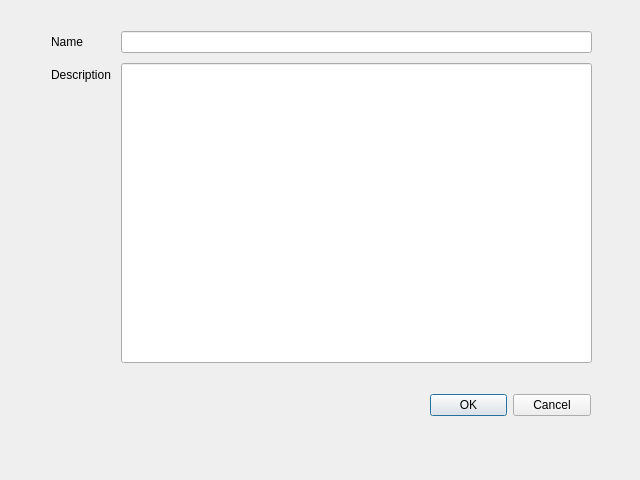
<?xml version="1.0" encoding="UTF-8"?>
<ui version="4.0">
 <class>NewBookshelfView</class>
 <widget class="QDialog" name="NewBookshelfView">
  <property name="geometry">
   <rect>
    <x>0</x>
    <y>0</y>
    <width>640</width>
    <height>480</height>
   </rect>
  </property>
  <property name="minimumSize">
   <size>
    <width>640</width>
    <height>480</height>
   </size>
  </property>
  <property name="maximumSize">
   <size>
    <width>640</width>
    <height>480</height>
   </size>
  </property>
  <property name="windowTitle">
   <string>Dialog</string>
  </property>
  <widget class="QDialogButtonBox" name="buttonBox">
   <property name="geometry">
    <rect>
     <x>430</x>
     <y>390</y>
     <width>161</width>
     <height>30</height>
    </rect>
   </property>
   <property name="sizePolicy">
    <sizepolicy hsizetype="Preferred" vsizetype="Preferred">
     <horstretch>0</horstretch>
     <verstretch>0</verstretch>
    </sizepolicy>
   </property>
   <property name="orientation">
    <enum>Qt::Horizontal</enum>
   </property>
   <property name="standardButtons">
    <set>QDialogButtonBox::Cancel|QDialogButtonBox::Ok</set>
   </property>
  </widget>
  <widget class="QWidget" name="">
   <property name="geometry">
    <rect>
     <x>51</x>
     <y>31</y>
     <width>541</width>
     <height>341</height>
    </rect>
   </property>
   <layout class="QFormLayout" name="formLayout">
    <property name="horizontalSpacing">
     <number>10</number>
    </property>
    <property name="verticalSpacing">
     <number>10</number>
    </property>
    <item row="0" column="0">
     <widget class="QLabel" name="nameLabel">
      <property name="text">
       <string>Name</string>
      </property>
     </widget>
    </item>
    <item row="0" column="1">
     <widget class="QLineEdit" name="nameLineEdit"/>
    </item>
    <item row="1" column="0">
     <widget class="QLabel" name="descriptionLabel">
      <property name="text">
       <string>Description</string>
      </property>
     </widget>
    </item>
    <item row="1" column="1">
     <widget class="QLineEdit" name="descriptionLineEdit">
      <property name="sizePolicy">
       <sizepolicy hsizetype="Expanding" vsizetype="Preferred">
        <horstretch>0</horstretch>
        <verstretch>0</verstretch>
       </sizepolicy>
      </property>
      <property name="minimumSize">
       <size>
        <width>0</width>
        <height>300</height>
       </size>
      </property>
      <property name="alignment">
       <set>Qt::AlignLeading|Qt::AlignLeft|Qt::AlignTop</set>
      </property>
     </widget>
    </item>
   </layout>
  </widget>
 </widget>
 <resources/>
 <connections/>
</ui>
